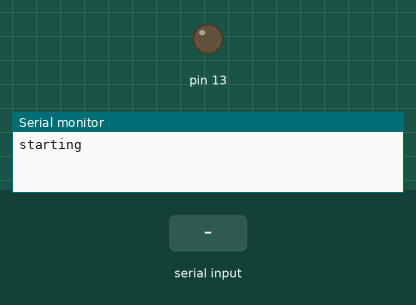
A sketch run on a simulated Arduino Uno, built for the host (arithmetic inside an expression is 32-bit, double 64-bit). On the bench: output pins drawn as LEDs (lit = HIGH), the last lines printed to the serial monitor. Inputs (shaded band) come from the test bench.

Above: at 1.2 s.
1.3 s: "a" received over Serial
At 1.8 s:
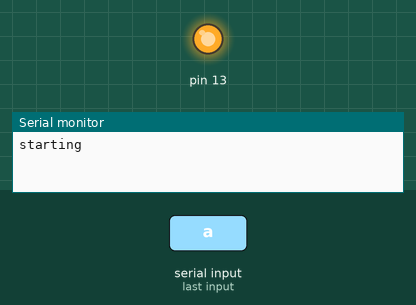
2.8 s: "s" received over Serial
At 3.5 s:
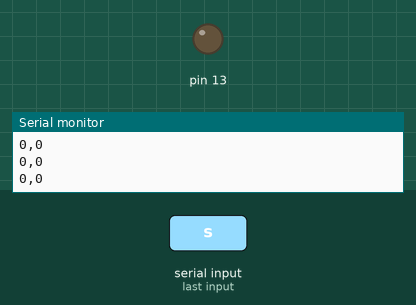
Timing chart, 0 to 5.8 s (numbered marks = the images above; inputs shaded):
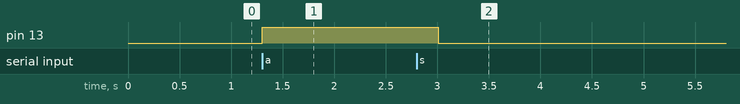

The sketch:

interrupt_adc_1.ino
```cpp
// ce prog implemente un oscilloscope rudimentaire sur pin A0 :
//      - la config de l'horloge ADC @ 500 kHz
//      - l'interruption ADC toutes les 13 periodes de son horloge (26 us, 38461.5 Hz)
//      - buffer circulaire de 512 samples de 8 bits
//      - display differe sur serial plotter avec ticks chaque ms
//      - trigger sur depassement athr, single sweep
//          - envoyer a pour demarrer, s pour trigger manuel

// thanks to:
// https://www.instructables.com/id/Arduino-Vocal-Effects-Box/

#define DISP_PERIOD 1000
#define QBUF (1<<9)       // power of 2

// timing variables
bool trun = 0;              // timing acquisition flag
volatile unsigned long ticks = 0;
unsigned long next_ms = 0;
unsigned int secs = 0;
// ADC variables
volatile bool arun = 0;     // ADC acquisition run flag
volatile unsigned char abuf[QBUF];   // ADC data buffer
unsigned int wi = 0;        // write index
// trigger variables
volatile bool trig = 0;     // trigger event flag
unsigned char athr = 180;    // trigger level

ISR( ADC_vect ) {   // when new ADC value ready
if  ( arun )
    {
    unsigned char aval = ADCH;  // store 8 bit value
    abuf[ wi & (QBUF-1) ] = aval;
    if  ( aval > athr )
        trig = 1;
    wi++;
    }
else ticks += 1;
}

/*
ADC prescaler summary :
   ADPS2:ADPS0	prescale
	0	2
	1	2
	2       4
	3       8
	4       16
	5       32
	6       64
	7       128
*/

// set up continuous sampling of analog pin 0 with interrupt
void adc_init() {
cli();

ADCSRA = 0; ADCSRB = 0;

ADMUX |= (1 << REFS0);  // set reference voltage
ADMUX |= (1 << ADLAR);  // left align the ADC value so we can read 8 MSBs from ADCH register only

ADCSRA |= (1 << ADPS2) | (1 << ADPS0); //set ADC clock with prescale 32 i.e. 500kHz
ADCSRA |= (1 << ADATE); // enabble auto trigger
ADCSRA |= (1 << ADIE);  // enable interrupts when measurement complete
ADCSRA |= (1 << ADEN);  // enable ADC
ADCSRA |= (1 << ADSC);  // start ADC measurements

sei();
}

// afficher 2 courbes, dont une donnant 1 tick toutes les ms
void adisplay() {
  unsigned int usec = 0;
  wi += 2;  // skip 2 old samples
  for ( int i = 0; i < 500; i++ )
      {     // send 500 samples (full plotter windows)
      if  ( usec > 1000 )
          { usec -= 1000; Serial.print( 10 ); }
      else Serial.print( 0 );
      Serial.print(',');
      Serial.println( abuf[ wi & (QBUF-1) ] );
      wi++; usec += 26;   // sample period = 26 us
      }
}

void setup() {
Serial.begin( 115200 );
Serial.println("starting");
pinMode( 13, OUTPUT );
digitalWrite( 13, 0 );
adc_init();
}

void loop() {
if  ( Serial.available() ) {
    char c = Serial.read();
    switch( c ) {
      case 'a' : arun = 1; trun = 0; digitalWrite( 13, 1 ); break;
      case 's' : arun = 0; adisplay(); digitalWrite( 13, 0 ); break;
      case 't' : arun = 0; trun = 1; digitalWrite( 13, 0 ); break;
      default  : ticks = 0; next_ms = millis() - 1; secs = 0; break;
      }
    }
if  ( trig )
    {
    delay(7);   // half buffer
    arun = 0; adisplay(); digitalWrite( 13, 0 );
    trig = 0;
    }
if  ( millis() > next_ms ) {
    if  ( trun )
        {
        Serial.print( secs );  Serial.print("\t");
        Serial.print( ticks ); Serial.print("\t");
        if  ( secs < 1 ) Serial.println();
        else Serial.println( ticks / secs );
        }
    next_ms += DISP_PERIOD;
    ++secs;
    }
}
```

Measured:
- after the input at 1.3 s, pin 13: LOW → HIGH at once
- after the input at 2.8 s, pin 13: HIGH → LOW after 0.21 s
